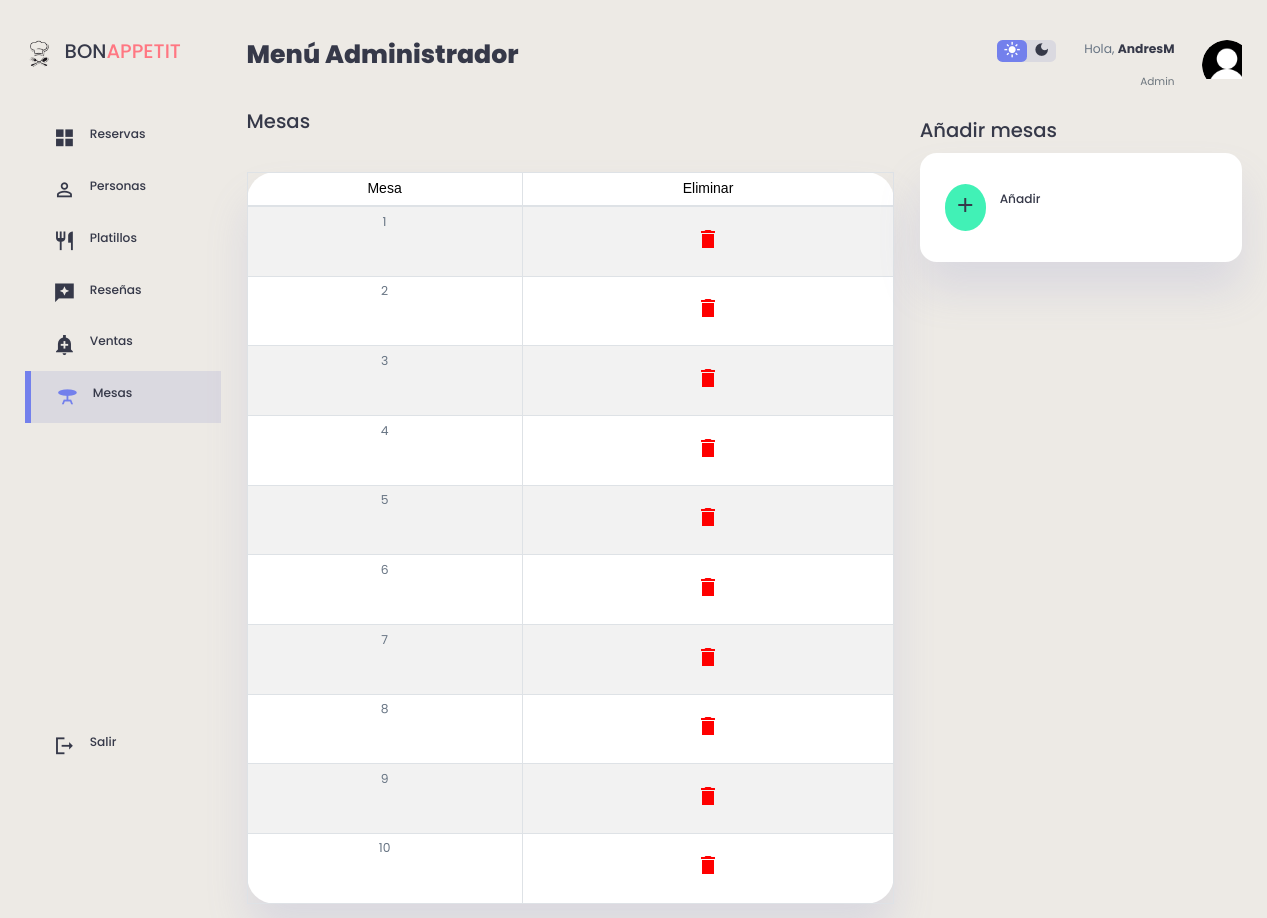
Screenshot of /mesas/mesa.php (signed in) with the database file from the repository.
### tables this page shows
CREATE TABLE `mesas` (
  `id_mesa` int(11) NOT NULL,
  `no_mesa` int(11) NOT NULL
);

### mesas/mesa.php (the view, shortened to what this page needs)
<?php
    include("../db/conexion.php");
    $datos= "SELECT * FROM mesas";
?>
<!DOCTYPE html>
<html lang="en">
<head>
    <link rel="stylesheet" href="https://cdnjs.cloudflare.com/ajax/libs/twitter-bootstrap/4.1.3/css/bootstrap.css">
    <link rel="stylesheet" href="https://cdn.datatables.net/1.10.20/css/dataTables.bootstrap4.min.css">
    <link rel="stylesheet"a href="../mesas/styleM.css">
</head>
<body>
    <div class="container1">
        <aside>
            <div class="top">
                 <div class="logo">
                       <img src="img/icon.png">
                       <h2>BON<span class="danger">APPETIT</span></h2>
                 </div>
            </div>
            <div class="sidebar">
                <a href="../admin/admin.php">
                     <span class="material-icons-sharp">grid_view</span>
                     <h3>Reservas</h3>
                </a>
                <a href="../clientes/clientes.php">
                    <span class="material-icons-sharp">person_outline</span>
                    <h3>Personas</h3>
               </a>
               <a href="../platillos/platillos.php">
                    <span class="material-icons-sharp">restaurant</span>
                    <h3>Platillos</h3>
               </a>
               <a href="../resenas/resenas.php">
                    <span class="material-icons-sharp">reviews</span>
                    <h3>Reseñas</h3>
                </a>
                <a href="../ventas/ventas.php">
                    <span class="material-icons-sharp">add_alert</span>
                    <h3>Ventas</h3>
                </a>
                <a href="../mesas/mesa.php" class="active">
                    <span class="material-icons-sharp">table_bar</span>
                    <h3>Mesas</h3>
                </a>
                <a href="../view/cerrar_sesion.php">
                    <span class="material-icons-sharp">logout</span>
                    <h3>Salir</h3>
                </a>
            </div>
        </aside>
        <main>
            <h1>Menú Administrador</h1>
            <br>
            <h2 style="margin-top: 15px">Mesas</h2>
            <div class="recent-orders">
            <table id="tablax" border="0" cellspacing="5" cellpadding="5" class="table table-striped table-bordered" style="width:100%" >
            <div class="container2" style="margin-top: 10px;padding: 5px">
                <thead>
                    <tr>
                            <td> <font face="Arial" style="color: var(--color-info-dark); font-size: 1rem;">Mesa</font> </td>
                            <td> <font face="Arial" style="color: var(--color-info-dark); font-size: 1rem;">Eliminar</font> </td>
                        </tr>
                    </thead>
                </div>
                    <tbody>
                    <?php foreach ($conexion -> query($datos) as $row) {
                        ?>
                                <tr>
                                    <td><p><?php echo $row['no_mesa'] ?></p></td>
                                    <th><a href="delete.php?id_mesa=<?php echo $row['id_mesa']?>"> <span class="material-icons-sharp" style="color: red;">delete</span> </a></th>
                                </tr>
                        <?php
                        }
                    ?>
                    </tbody>
                </table>
            </div>
        </main>
        <div class="right">
            <div class="top">
                <div class="theme-toggler">
                    <span class="material-icons-sharp active">light_mode</span>
                    <span class="material-icons-sharp">dark_mode</span>
                </div>
                <div class="profile">
                    <div class="info">
                        <p>Hola, <b><?php echo $_SESSION['usuario']; ?></b></p>
                        <small class="text-muted">Admin</small>
                    </div>
                    <div class="profile-photo">
                       <img src="./img/user.png">
                    </div>
                </div>
            </div>
            <div class="sales-analytics">
                <h2>Añadir mesas</h2>
                <div class="item customers">
                    <div class="icon">
                        <a href="../mesas/anadir.php"><span class="material-icons-sharp">add</span></a>
                    </div>
                    <div class="right">
                        <div class="info">
                            <h3>Añadir</h3>
                        </div>
                    </div>
                </div>
            </div>
        </div>
    </div>
</body>
</html>

### rows the page displays
mesas: no_mesa "1"
mesas: no_mesa "2"
mesas: no_mesa "3"
mesas: no_mesa "4"
mesas: no_mesa "5"
mesas: no_mesa "6"
mesas: no_mesa "7"
mesas: no_mesa "8"
mesas: no_mesa "9"
mesas: no_mesa "10"

### other values shown
$_SESSION['usuario'] "AndresM"
